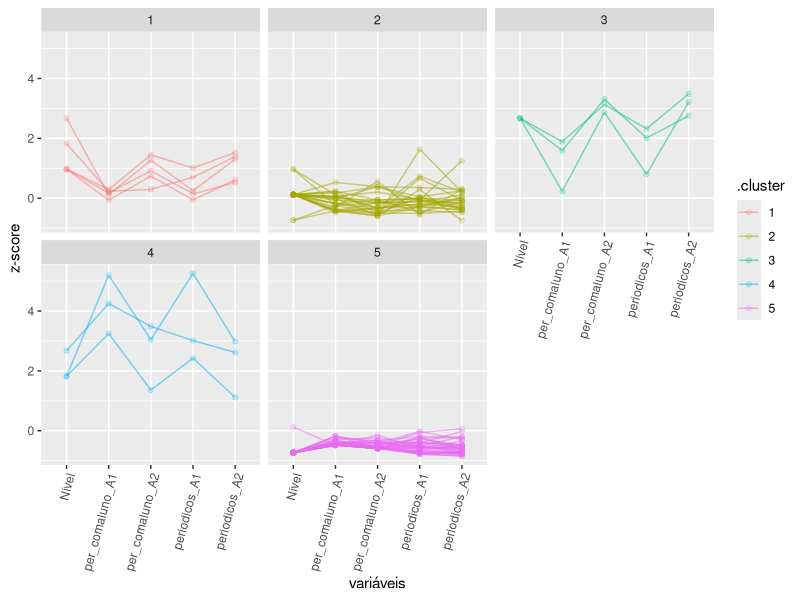
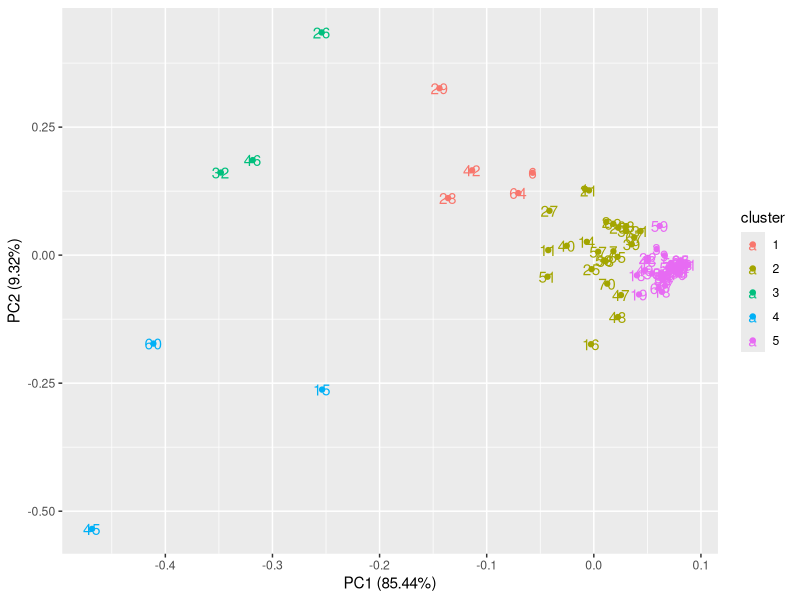
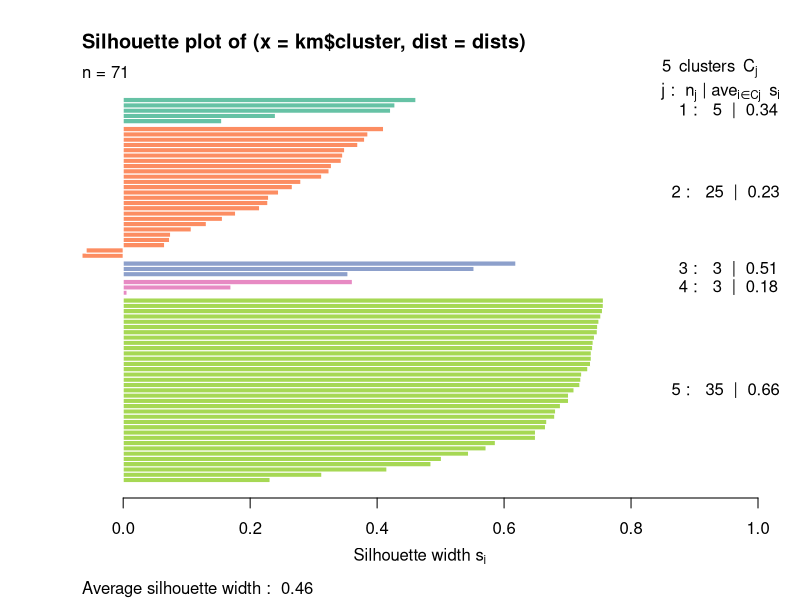

Generate these figures, in order, with R: (Note: this script raises an error after producing the figures.)
## ---- chunk 1
require(GGally, quietly = TRUE)
require(reshape2, quietly = TRUE)
require(tidyverse, quietly = TRUE, warn.conflicts = FALSE)
library(ggfortify)
library(cluster)
library(ggdendro)
library(broom)

dados_capes = read_csv("dados/capes-cacc.csv")

formata_label = function(l){
  # existem funções para formatar com , sendo milhar e . sendo decimal (scales::comma)
  # mas em pt_br é o contrário. essa função serve para isso
  format(l, big.mark = ".", scientific = FALSE, trim = TRUE, decimal.mark = ",")
}

## ---- chunk 2
dados_capes = dados_capes %>% 
  select(Sigla, `Nível`, periodicos_A1, periodicos_A2, per_comaluno_A1, per_comaluno_A2)

dados_capes = dados_capes %>%
  filter(complete.cases(dados_capes))

dados_capes2 = dados_capes
## ---- chunk 3

n_clusters = 5

dados_capes.scaled = select(dados_capes, -Sigla) %>% 
  mutate_each(funs(scale))

row.names(dados_capes.scaled)  = dados_capes$Sigla

toclust = dados_capes.scaled %>% 
   rownames_to_column(var = "universidade") %>% 
   select(1:6) 

dists = toclust %>% 
    select(-universidade) %>% 
    dist()

km = toclust %>% 
    select(-universidade) %>% 
    kmeans(centers = n_clusters, nstart = 20)

km %>% 
  augment(toclust) %>% 
  gather(key = "variáveis", value = "z-score", -universidade,  -.cluster) %>% 
  ggplot(aes(x = `variáveis`, y = `z-score`, group = universidade, colour = .cluster)) + 
  geom_point(alpha = 0.2) + 
  geom_line(alpha = .5) + 
  facet_wrap(~ .cluster) +
  theme(axis.text.x = element_text(angle = 75, hjust = 1))

autoplot(km, data = dados_capes.scaled, label = TRUE)
plot(silhouette(km$cluster, dists), col = RColorBrewer::brewer.pal(n_clusters, "Set2"))

dados_capes.scaled$kmcluster = km$cluster

table(km$cluster)

km %>% 
    augment(toclust) %>% 
    select(universidade, .cluster) %>% 
    filter(.cluster == 1)

## ---- chunk 4
row.names(dados_capes) = dados_capes$Sigla

pr.out = prcomp(select(dados_capes, -Sigla), scale = TRUE) 

kable(pr.out$rotation)
biplot(pr.out, scale = 0)

autoplot(pr.out, label = TRUE, label.size = 3, shape = FALSE)

autoplot(pr.out, label = TRUE, label.size = 3, shape = FALSE, 
         loadings = TRUE, loadings.colour = 'blue',
         loadings.label = TRUE, loadings.label.size = 3)

# Porcentagem da variância explicada: 
plot_pve <- function(prout){
  pr.var <- pr.out$sdev^2
  pve <- pr.var / sum(pr.var)
  df = data.frame(x = 1:NROW(pve), y = cumsum(pve))
  ggplot(df, aes(x = x, y = y)) + 
    geom_point(size = 3) + 
    geom_line() + 
    labs(x='Principal Component', y = 'Cumulative Proportion of Variance Explained')
}

plot_pve(pr.out)
## ---- chunk 5
require(Rtsne)

tsne.out = Rtsne(dados_capes2, 
                 verbose = TRUE,
                 perplexity = 20)

df = as.data.frame(tsne.out$Y)
df$Sigla = dados_capes2$Sigla

ggplot(df, aes(x = V1, y = V2, label = Sigla)) + 
  geom_point(alpha = 0.8, size = 3, color = "tomato") 

ggplot(df, aes(x = V1, y = V2, label = Sigla)) + 
  geom_point(alpha = 0.2, size = 3, color = "tomato") + 
  geom_text(alpha = .7, size = 4, hjust = -.2)
